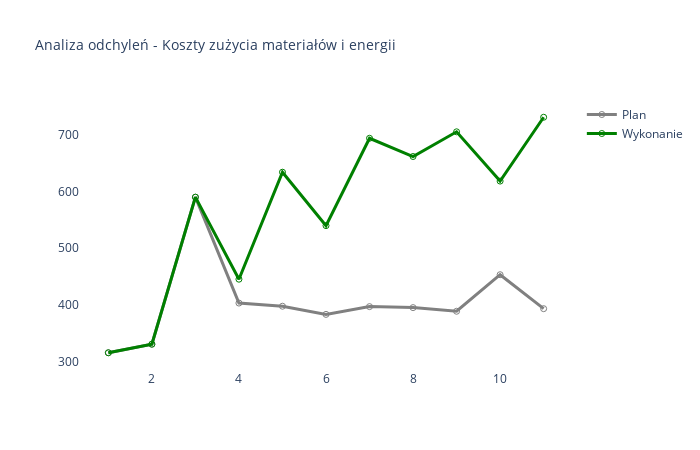

This figure's notebook cell:
### Code cell
# Wykres

t_temp=t_konta_mis[(t_konta_mis['P0'].str.startswith('B. Koszty działalności operacyjnej ')==True)& (t_konta_mis['P1'].str.startswith('2. Zużycie materiałów i energii')==True)]
t_wykres=t_temp.groupby(['M'],as_index=False)[['P_2022','W_2022']].sum()
t_wykres=t_wykres[t_wykres['M']<=msc]

t_wykres['P_2022']=-t_wykres['P_2022']
t_wykres['W_2022']=-t_wykres['W_2022']

fig=make_subplots(rows=1,cols=1)
fig.add_trace(go.Scatter(x=t_wykres['M'], y=t_wykres['P_2022'],  marker_symbol='circle-open',name="Plan",line= {"color": "gray", "width": 3}),row=1,col=1)
fig.add_trace(go.Scatter(x=t_wykres['M'], y=t_wykres['W_2022'],  marker_symbol='circle-open',name="Wykonanie",line= {"color": "green", "width": 3}),row=1,col=1)
fig.update_layout(title_text='Analiza odchyleń - Koszty zużycia materiałów i energii')
fig.update_layout(plot_bgcolor='#FFFFFF',font_size=12,title_font_size=14,width=700, height=450)
fig.write_image(IMAGES / '4_ZMiE.png')
fig.show()

### Figure 1 — Plotly figure (JSON) as saved in the notebook; plotly's stock layout.template omitted (floating-point values rounded to 4 significant figures)
{"data": [{"line": {"color": "gray", "width": 3}, "marker": {"symbol": "circle-open"}, "name": "Plan", "type": "scatter", "x": [1, 2, 3, 4, 5, 6, 7, 8, 9, 10, 11], "xaxis": "x", "y": [316.1, 331.1, 590.0, 403.5, 398.0, 383.6, 397.3, 395.5, 389.1, 453.5, 393.6], "yaxis": "y"}, {"line": {"color": "green", "width": 3}, "marker": {"symbol": "circle-open"}, "name": "Wykonanie", "type": "scatter", "x": [1, 2, 3, 4, 5, 6, 7, 8, 9, 10, 11], "xaxis": "x", "y": [316.1, 331.1, 590.0, 445.6, 633.9, 539.9, 693.7, 661.6, 705.1, 618.3, 730.7], "yaxis": "y"}], "layout": {"font": {"size": 12}, "height": 450, "plot_bgcolor": "#FFFFFF", "title": {"font": {"size": 14}, "text": "Analiza odchyleń - Koszty zużycia materiałów i energii"}, "width": 700, "xaxis": {"anchor": "y", "domain": [0, 1]}, "yaxis": {"anchor": "x", "domain": [0, 1]}}}
